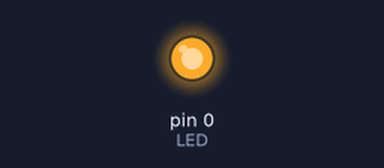
A program run on a simulated MicroPython board. On the bench: output pins drawn as LEDs (lit = HIGH). At 5.0 s the program stops and its outputs stay as they are.

Above: at 0.1 s.
At 3.1 s:
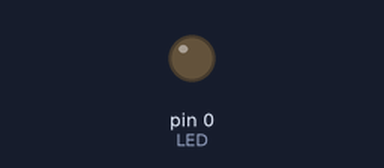
Timing chart, 0 to 4.6 s (numbered marks = the images above):
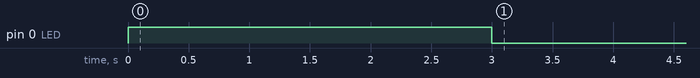

The program:

led_on_off.py
```python
# on a besoin des fonctions "time" et "Pin" (qui est dans "machine") donc on les importe
import time
from machine import Pin

#On choisit le Pin sur lequel on va monter la LED et on lui dit que c'est une sortie
#(pas une entree de signal) c'est a dire que la sortie PIN 0 va fournir l'energie pour commander la LED
LED = Pin(0, Pin.OUT)
#On donne la valeur 1 à la sortie pour allumer la LED
LED.value(1)
#On lui dit de rester allumée pendant 3 secondes
time.sleep(3)
#On lui dit de s'eteindre
LED.value(0)
#On lui dit de rester éteinte pendant 2 secondes
time.sleep(2)

#fin de travail
#on peut modifier les temps
#puis il faut relancer le programme pour voir le résultat
```

Measured:
- by itself, pin 0 (LED): LOW → HIGH at 0.00 s, → LOW 3.0 s later
